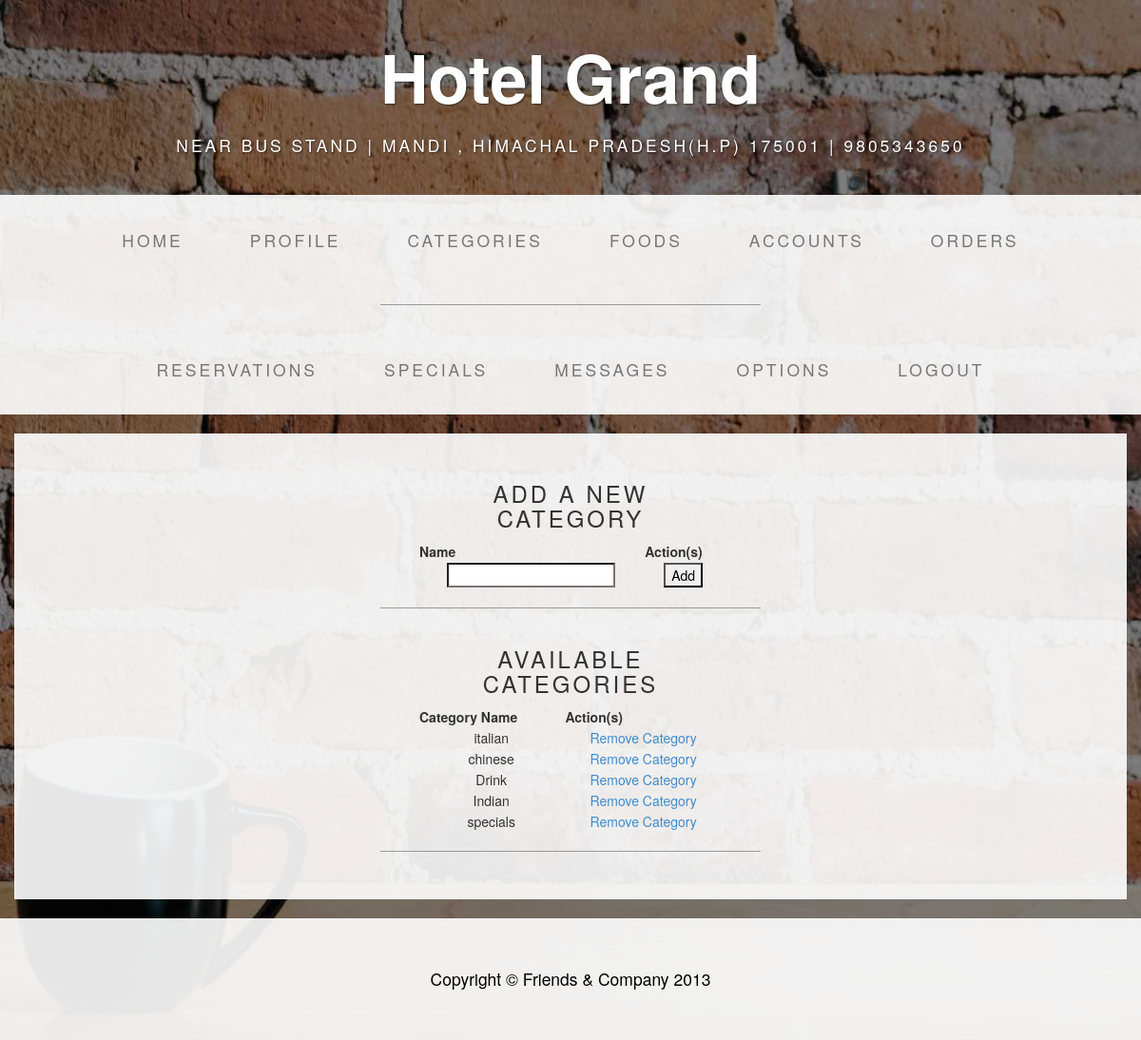
/canteen/admin/categories.php (signed in), run on the app's committed database.
### tables this page shows
CREATE TABLE IF NOT EXISTS `categories` (
  `category_id` int(15) NOT NULL AUTO_INCREMENT,
  `category_name` varchar(45) NOT NULL,
  PRIMARY KEY (`category_id`)
);

### canteen/admin/categories.php (the view, shortened to what this page needs)
<?php
$result=mysql_query("SELECT * FROM categories")
or die("There are no records to display ... \n" . mysql_error());
?>
<!DOCTYPE html>
<html lang="en">
  <head>
    <link href="css/css1.css" rel="stylesheet">
    <link href="css/css2.css" rel="stylesheet">
  </head>
  <body>
    <div class="brand">Hotel Grand</div>
    <div class="address-bar">near bus stand |  Mandi , Himachal Pradesh(H.P) 175001 | 9805343650</div>
    <nav class="navbar navbar-default" role="navigation">
      <div class="container">
        <div class="collapse navbar-collapse navbar-ex1-collapse">
          <ul class="nav navbar-nav">
            <li><a href="index.php">Home</a></li>
            <li><a href="profile.php">Profile</a></li>
            <li><a href="categories.php">Categories</a></li>
            <li><a href="foods.php">Foods</a></li>
            <li><a href="accounts.php">Accounts</a></li>
            <li><a href="orders.php">Orders</a></li>
        </ul>
        <hr>
          <ul class="nav navbar-nav">
            <li><a href="reservations.php">Reservations</a></li>
            <li><a href="specials.php">Specials</a></li>
            <li><a href="messages.php">Messages</a></li>
            <li><a href="options.php">Options</a></li>
            <li><a href="Logout.php">Logout</a></li>
          </ul>        </div>
      </div>
    </nav>
    <div class="container">
            <div class="row">
        <div class="box">
          <div class="col-lg-12 text-center">
<div id="container">
<table width="320" align="center">
<CAPTION><h3>ADD A NEW CATEGORY</h3></CAPTION>
<form name="categoryForm" id="categoryForm" action="categories-exec.php" method="post" onsubmit="return categoriesValidate(this)">
<tr>
    <th>Name</th>
    <th>Action(s)</th>
</tr>
<tr>
    <td><input type="text" name="name" class="textfield" /></td>
    <td><input type="submit" name="Submit" value="Add" /></td>
</tr>
</form>
</table>
<hr>
<table width="320" align="center">
<CAPTION><h3>AVAILABLE CATEGORIES</h3></CAPTION>
<tr>
<th>Category Name</th>
<th>Action(s)</th>
</tr>
<?php
while ($row=mysql_fetch_array($result)){
echo "<tr>";
echo "<td>" . $row['category_name']."</td>";
echo '<td><a href="delete-category.php?id=' . $row['category_id'] . '">Remove Category</a></td>';
echo "</tr>";
}
?>
</table>
<hr>
</div>
</div>
</div>
</div>
</div>
    <footer>
      <div class="container">
        <div class="row">
          <div class="col-lg-12 text-center">
            <p>Copyright &copy; Friends &  Company 2013</p>
          </div>
        </div>
      </div>
    </footer>
  </body>
</html>

### canteen/admin/css/css2.css (style rules this page uses)
body { background: url(../img/bg.jpg) no-repeat center center fixed; -webkit-background-size: cover; -moz-background-size: cover; -o-background-size: cover; background-size: cover; }
h1, h2, h3, h4, h5, h6 { text-transform: uppercase; letter-spacing: 3px; font-weight: 400; }
p { font-size: 1.25em; line-height: 1.6; color: #000; }
hr { border-color: #999999; max-width: 400px; }
.brand, .address-bar { display: none; }
.navbar-nav { text-transform: uppercase; letter-spacing: 3px; font-weight: 400; }
.box { background: #fff; background: rgba(255,255,255,0.9); margin-bottom: 20px; padding: 30px 15px; }
footer { background: #fff; background: rgba(255,255,255,0.9); }
footer p { margin: 0; padding: 50px 0; }
@media screen and (min-width: 768px) { .brand { display: inherit; font-weight: 700; font-size: 5em; line-height: normal; text-align: center; margin: 0; padding: 30px 0 10px; color: #fff; text-shadow: 1px 1px 2px rgba(0, 0, 0, 0.5); } }
@media screen and (min-width: 768px) { .address-bar { display: inherit; text-align: center; margin: 0; padding: 0 0 40px; font-size: 1.25em; text-transform: uppercase; letter-spacing: 3px; font-weight: 400; color: #fff; text-shadow: 1px 1px 2px rgba(0, 0, 0, 0.5); } }
@media screen and (min-width: 768px) { .navbar { border-radius: 0; } }
@media screen and (min-width: 768px) { .navbar { min-height: 0; } }
@media screen and (min-width: 768px) { .navbar-default { background: #fff; background: rgba(255,255,255,0.9); border: none; } }
@media screen and (min-width: 768px) { .nav>li>a { padding: 35px; } }
@media screen and (min-width: 768px) { .navbar-nav>li>a { line-height: normal; } }
@media screen and (min-width: 768px) { .navbar-nav { float: none; margin: 0 auto; display: table; table-layout: fixed; font-size: 1.25em; } }

### data on the page
categories: category_name "italian"
categories: category_name "chinese"
categories: category_name "Drink"
categories: category_name "Indian"
categories: category_name "specials"
